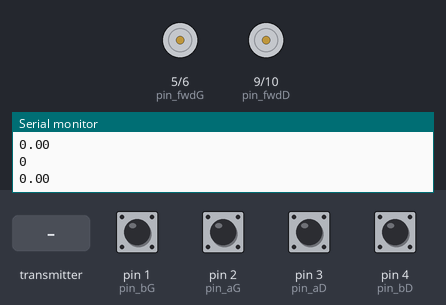
The sketch below on a simulated Arduino Uno, built with avr-gcc and run on an emulated ATmega328P. Parts: motor-driver pin pairs drawn as motors (green arrow = first pin HIGH = forward, orange = second pin HIGH = backward, longer = more drive), the last lines printed to the serial monitor. The test bench sets the inputs (shaded band); at power-on: pin 1 (pin_bG), pin 2 (pin_aG), pin 3 (pin_aD), pin 4 (pin_bD) HIGH. No radio packets arrive unless stated.

Above: at 1.2 s.
1.3 s: the transmitter starts sending motorControl.1 = 64
At 1.65 s:
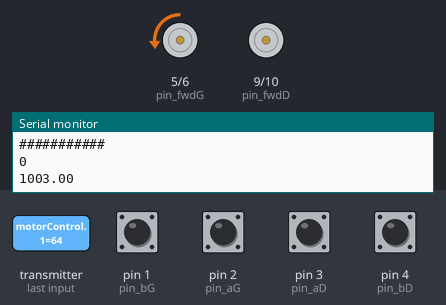
At 4.1 s:
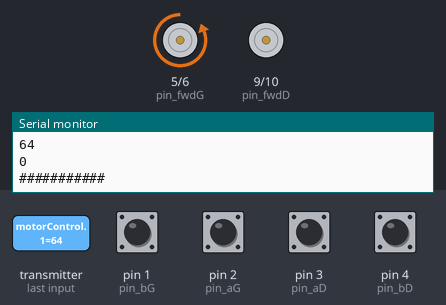
4.3 s: the transmitter starts sending motorControl.2 = 128
At 6.3 s:
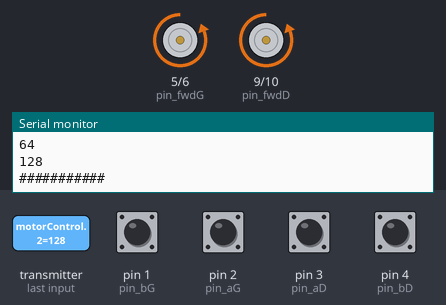
Timing chart, 0 to 7.8 s (numbered marks = the images above; inputs shaded):
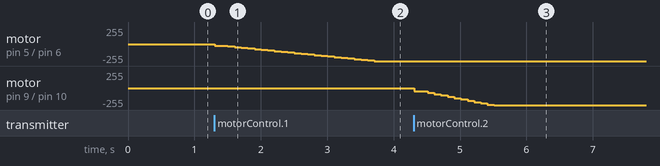

Measured:
- after the input at 1.3 s, motor on pin 5 (pin_fwdG) / pin 6 (pin_bwdG): moves from stopped to backward 255/255 over 2.4 s, starting at once
- after the input at 4.3 s, motor on pin 9 (pin_fwdD) / pin 10 (pin_bwdD): moves from stopped to backward 255/255 over 1.2 s, starting at once

The sketch:

arduino_pid_speedNRF.ino
```cpp
#include <PinChangeInt.h>
#include <SPI.h>
#include <nRF24L01.h>
#include <RF24.h>

RF24 radio(7,8);
const byte address[6] = "00001";
uint8_t motorControl[3];
/*
  Motor - PID speed control
  (1) Receive command from Visual Studio (via COM1): set_speed, kP, kI, kD
  (2) Control motor speed through PWM (PWM is base on PID calculation)
  (3) Send pv_speed to Visual Studio -> show in graph


 */
boolean motor_start = false;
bool back=true;

const byte pin_aG = 2;   //for encoder pulse A
const byte pin_bG = 1;   //for encoder pulse B
const byte pin_aD = 3;   //for encoder pulse A
const byte pin_bD = 4;   //for encoder pulse B

const byte pin_fwdG = 5; //for H-bridge: run motor forward
const byte pin_bwdG = 6; //for H-bridge: run motor backward

const byte pin_fwdD = 9; //for H-bridge: run motor forward
const byte pin_bwdD = 10; //for H-bridge: run motor backward

double encoderAG = 0;
double encoderBG = 0;
double encoderAD = 0;
double encoderBD = 0;

double set_speedG = 0;
double set_speedD = 0;


double pv_speedG = 0;
double e_speedG = 0; //error of speed = set_speed - pv_speed
double e_speed_preG = 0;  //last error of speed
double e_speed_sumG = 0;  //sum error of speed
double pwm_pulseG = 0;     //this value is 0~255

double pv_speedD = 0;
double e_speedD = 0; //error of speed = set_speed - pv_speed
double e_speed_preD = 0;  //last error of speed
double e_speed_sumD = 0;  //sum error of speed
double pwm_pulseD = 0;     //this value is 0~255

double kp = 0.015; //0.015 - 0.01 -0.01 for G motor
double ki = 0.01;//
double kd = 0.01;

int i=0;
int interval=100;
unsigned long previousMillis=0;


void setup() {
  pinMode(pin_aG,INPUT_PULLUP);
  pinMode(pin_bG,INPUT_PULLUP);
  pinMode(pin_aD,INPUT_PULLUP);
  pinMode(pin_bD,INPUT_PULLUP);

  pinMode(pin_fwdD,OUTPUT);
  pinMode(pin_bwdD,OUTPUT);
  pinMode(pin_fwdG,OUTPUT);
  pinMode(pin_bwdG,OUTPUT);


  radio.begin();
  radio.openReadingPipe(0,address);
  radio.setPALevel(RF24_PA_MAX);
  radio.setDataRate(RF24_250KBPS);
  radio.startListening();


  attachInterrupt(digitalPinToInterrupt(pin_aG), detect_aG,CHANGE);
  attachInterrupt(digitalPinToInterrupt(pin_aD), detect_aD, CHANGE);
  attachPinChangeInterrupt(pin_bG, detect_bG,CHANGE);
  attachPinChangeInterrupt(pin_bD, detect_bD, CHANGE);

    Serial.begin(115200);


  digitalWrite(pin_fwdG,0);  //stop motor
  digitalWrite(pin_bwdG,0);  //stop motor
  digitalWrite(pin_fwdD,0);  //stop motor
  digitalWrite(pin_bwdD,0);  //stop motor
}

void loop() {


  if (radio.available()) {
    while(radio.available()){
      radio.read(&motorControl,sizeof(motorControl));
      Serial.println(motorControl[0]);
      Serial.println(motorControl[1]);
      Serial.println(motorControl[2]);
      Serial.println("###########");

       if(motorControl[0]==0){
        back = true;
        motor_start = true;
        set_speedG=map(motorControl[1],0,255,0,4000);
         set_speedD=map(motorControl[2],0,255,0,4000);
        }
      else if (motorControl[0]==1){
        back = false;
        motor_start = true;
        set_speedG=map(motorControl[1],0,255,0,4000);
        set_speedD=map(motorControl[2],0,255,0,4000);


        }
      else if (motorControl[0]==2){
        motor_start = false;
        set_speedG=0;
        set_speedD=0;
        digitalWrite(pin_fwdG,0);
        digitalWrite(pin_fwdD,0);
        digitalWrite(pin_bwdG,0);
        digitalWrite(pin_bwdD,0);
        }
  }
  }


 unsigned long currentMillis=millis();
  if ( currentMillis-previousMillis>= interval){ // boucle appellé toutes les 100ms
       previousMillis=currentMillis;
  Serial.println(motorControl[0]);
  Serial.println(set_speedG);

  pv_speedG = ((encoderAG+encoderBG)*600)/64;  //calculate motor speed[rpm]
 // Serial.println(pv_speedG);
  encoderAG=0;
  encoderBG=0;

  pv_speedD = ((encoderAD+encoderBD)*600)/64;  //calculate motor speed[rpm]
  encoderAD=0;
  encoderBD=0;// 64 ticks -- 1 tr
             // x ticks -- 0.1 sec
             // x ticks --  0.1/60 min
             // x ticks*600 -- 1min
             // x ticks*600 /64 pour avoir les tr/min avant la reduction


  //PID program
  if (motor_start){
    e_speedG= set_speedG - pv_speedG;
    pwm_pulseG = e_speedG*kp + e_speed_sumG*ki + (e_speedG - e_speed_preG)*kd;
    e_speed_preG = e_speedG;  //save last (previous) error
    e_speed_sumG += e_speedG; //sum of error

    e_speedD= set_speedD - pv_speedD;
    pwm_pulseD = e_speedD*kp + e_speed_sumD*ki + (e_speedD - e_speed_preD)*kd;
    e_speed_preD = e_speedD;  //save last (previous) error
    e_speed_sumD += e_speedD; //sum of error

  }
  else{
    e_speedD = 0;
    e_speed_preD = 0;
    e_speed_sumD = 0;
    pwm_pulseD = 0;

    e_speedG = 0;
    e_speed_preG = 0;
    e_speed_sumG = 0;
    pwm_pulseG = 0;
  }

byte pin_runG =5;
byte pin_runD=10;
// check if go forward or backward
 if(back==true){
 pin_runG = pin_bwdG; //for H-bridge: run motor forward
 pin_runD = pin_bwdD;
 }
else{
  pin_runG=pin_fwdG;
  pin_runD=pin_fwdD;
  }

 // RUN MOTOR D
  if (pwm_pulseD <255 & pwm_pulseD >0){
    analogWrite(pin_runD,pwm_pulseD);  //set motor speed
  }
  else{
    if(pwm_pulseD>255){
      analogWrite(pin_runD,255);
    }
    else{
      analogWrite(pin_runD,0);
    }
  }

  // RUN MOTOR G
  if (pwm_pulseG <255 & pwm_pulseG >0){
    analogWrite(pin_runG,pwm_pulseG);  //set motor speed
  }
  else{
    if (pwm_pulseG>255){
      analogWrite(pin_runG,255);
    }
    else{
      analogWrite(pin_runG,0);
    }
  }

 }


}


void detect_aG() {
  encoderAG+=1; //increasing encoder at new pulse
}
void detect_bG() {
  encoderBG+=1; //increasing encoder at new pulse
}
void detect_aD() {
  encoderAD+=1; //increasing encoder at new pulse
}
void detect_bD() {
  encoderBD+=1; //increasing encoder at new pulse
}
```
